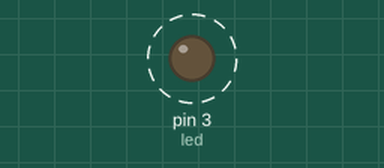
A sketch run on a simulated Arduino Uno, built with avr-gcc and run on an emulated ATmega328P. On the bench: output pins drawn as LEDs (lit = HIGH). Dashed ring = blinking.

Above: at 0.5 s.
Timing chart, 0 to 4.6 s (numbered marks = the images above):
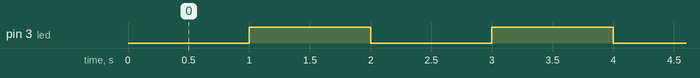

The sketch:

LED_blink.ino
```cpp
int led = 3; // Change this according to you.

void setup() {
  pinMode(led, OUTPUT);
}

void loop() {
  delay(1000);
  digitalWrite(led, 1);
  delay(1000);
  digitalWrite(led, 0);
}
```

Measured:
- by itself, pin 3 (led): alternates HIGH for 1.0 s and LOW for 1.0 s
